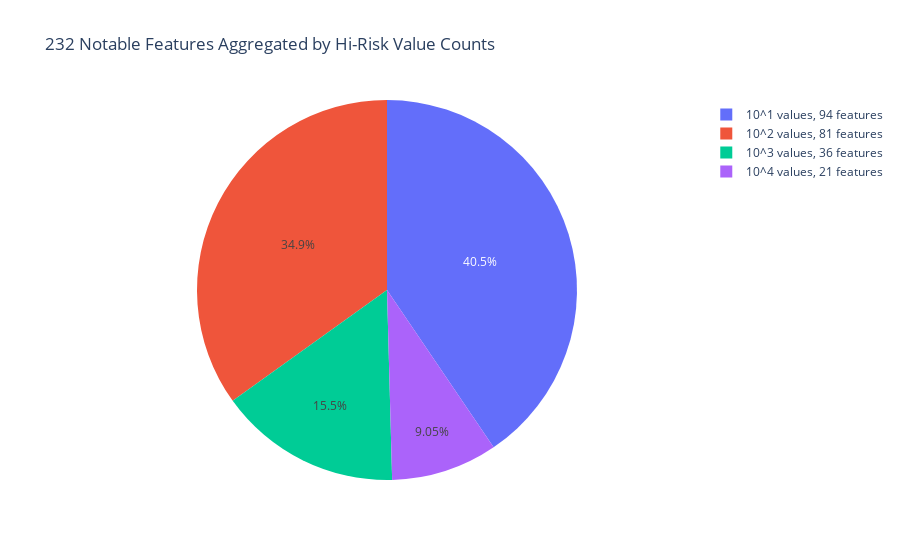

The notebook cell this image was saved under:
### Code cell
mag_values = outlying_fraud.groupby('magnitude').count()['rawCount']
binrate = list(outlying_fraud.groupby('binnedRates').count()['rawCount'].values)

labels = ['10^4 values, 21 features', '10^3 values, 36 features', 
          '10^2 values, 81 features', '10^1 values, 94 features']
values = [21, 36, 81, 94]
fig = {
    'data': [
        {
            'labels': labels,
            'values': values,
            'name': '',
            'type': 'pie',
            'hoverinfo':'name+value',
        },
    ],
    'layout': {'title': '232 Notable Features Aggregated by Hi-Risk Value Counts'}}

iplot(fig)

### Figure 1 — Plotly figure (JSON) as saved in the notebook; plotly's stock layout.template omitted (floating-point values rounded to 4 significant figures)
{"data": [{"hoverinfo": "name+value", "labels": ["10^4 values, 21 features", "10^3 values, 36 features", "10^2 values, 81 features", "10^1 values, 94 features"], "name": "", "type": "pie", "values": [21, 36, 81, 94]}], "layout": {"title": {"text": "232 Notable Features Aggregated by Hi-Risk Value Counts"}}}
